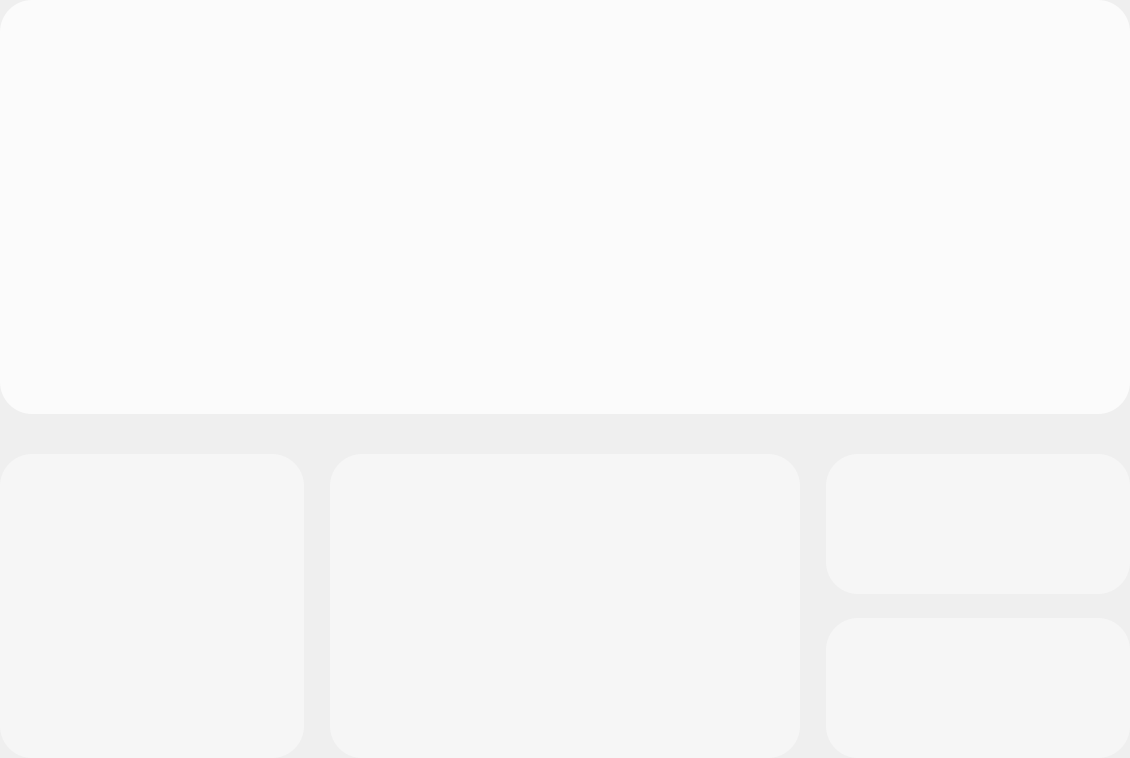
<?xml version="1.0" encoding="UTF-8"?>
<ui version="4.0">
 <class>FrameLight</class>
 <widget class="QFrame" name="FrameLight">
  <property name="geometry">
   <rect>
    <x>0</x>
    <y>0</y>
    <width>1130</width>
    <height>758</height>
   </rect>
  </property>
  <property name="windowTitle">
   <string>Frame</string>
  </property>
  <property name="styleSheet">
   <string notr="true">#frameT{background-color: #FBFBFB;border-radius:32px;}

#frameLEDBright,#frameLEDSpeed,#frameLEDColor,#frameLEDMode{background-color: #F6F6F6;border-radius:32px;}</string>
  </property>
  <property name="lineWidth">
   <number>0</number>
  </property>
  <layout class="QVBoxLayout" name="verticalLayout" stretch="1,0">
   <property name="spacing">
    <number>24</number>
   </property>
   <property name="leftMargin">
    <number>0</number>
   </property>
   <property name="topMargin">
    <number>0</number>
   </property>
   <property name="rightMargin">
    <number>0</number>
   </property>
   <property name="bottomMargin">
    <number>0</number>
   </property>
   <item alignment="Qt::AlignmentFlag::AlignTop">
    <widget class="QFrame" name="frameT">
     <property name="minimumSize">
      <size>
       <width>0</width>
       <height>414</height>
      </size>
     </property>
     <property name="maximumSize">
      <size>
       <width>16777215</width>
       <height>414</height>
      </size>
     </property>
     <property name="styleSheet">
      <string notr="true"/>
     </property>
     <property name="frameShape">
      <enum>QFrame::Shape::NoFrame</enum>
     </property>
     <property name="frameShadow">
      <enum>QFrame::Shadow::Plain</enum>
     </property>
     <property name="lineWidth">
      <number>0</number>
     </property>
     <layout class="QVBoxLayout" name="verticalLayout_2">
      <property name="topMargin">
       <number>15</number>
      </property>
      <property name="bottomMargin">
       <number>10</number>
      </property>
      <item alignment="Qt::AlignmentFlag::AlignHCenter|Qt::AlignmentFlag::AlignTop">
       <widget class="ModuleKeyboard" name="frameKeyboard">
        <property name="frameShape">
         <enum>QFrame::Shape::StyledPanel</enum>
        </property>
        <property name="frameShadow">
         <enum>QFrame::Shadow::Raised</enum>
        </property>
       </widget>
      </item>
     </layout>
    </widget>
   </item>
   <item alignment="Qt::AlignmentFlag::AlignBottom">
    <widget class="QFrame" name="frameB">
     <property name="frameShape">
      <enum>QFrame::Shape::NoFrame</enum>
     </property>
     <property name="frameShadow">
      <enum>QFrame::Shadow::Plain</enum>
     </property>
     <property name="lineWidth">
      <number>0</number>
     </property>
     <layout class="QHBoxLayout" name="horizontalLayout_2" stretch="1,2,1">
      <property name="spacing">
       <number>24</number>
      </property>
      <property name="leftMargin">
       <number>0</number>
      </property>
      <property name="topMargin">
       <number>0</number>
      </property>
      <property name="rightMargin">
       <number>0</number>
      </property>
      <property name="bottomMargin">
       <number>0</number>
      </property>
      <item alignment="Qt::AlignmentFlag::AlignLeft">
       <widget class="ModuleEfMode" name="frameLEDMode">
        <property name="minimumSize">
         <size>
          <width>304</width>
          <height>304</height>
         </size>
        </property>
        <property name="maximumSize">
         <size>
          <width>304</width>
          <height>304</height>
         </size>
        </property>
        <property name="styleSheet">
         <string notr="true"/>
        </property>
        <property name="frameShape">
         <enum>QFrame::Shape::StyledPanel</enum>
        </property>
        <property name="frameShadow">
         <enum>QFrame::Shadow::Raised</enum>
        </property>
       </widget>
      </item>
      <item alignment="Qt::AlignmentFlag::AlignHCenter">
       <widget class="ModuleEfColor" name="frameLEDColor">
        <property name="minimumSize">
         <size>
          <width>470</width>
          <height>0</height>
         </size>
        </property>
        <property name="styleSheet">
         <string notr="true"/>
        </property>
        <property name="frameShape">
         <enum>QFrame::Shape::StyledPanel</enum>
        </property>
        <property name="frameShadow">
         <enum>QFrame::Shadow::Raised</enum>
        </property>
       </widget>
      </item>
      <item alignment="Qt::AlignmentFlag::AlignRight">
       <widget class="QFrame" name="frameBR">
        <property name="lineWidth">
         <number>0</number>
        </property>
        <layout class="QVBoxLayout" name="verticalLayoutB_2">
         <property name="spacing">
          <number>24</number>
         </property>
         <property name="leftMargin">
          <number>0</number>
         </property>
         <property name="topMargin">
          <number>0</number>
         </property>
         <property name="rightMargin">
          <number>0</number>
         </property>
         <property name="bottomMargin">
          <number>0</number>
         </property>
         <item alignment="Qt::AlignmentFlag::AlignRight">
          <widget class="ModuleEfLumi" name="frameLEDBright">
           <property name="minimumSize">
            <size>
             <width>304</width>
             <height>140</height>
            </size>
           </property>
           <property name="maximumSize">
            <size>
             <width>304</width>
             <height>140</height>
            </size>
           </property>
           <property name="styleSheet">
            <string notr="true"/>
           </property>
           <property name="frameShape">
            <enum>QFrame::Shape::StyledPanel</enum>
           </property>
           <property name="frameShadow">
            <enum>QFrame::Shadow::Raised</enum>
           </property>
          </widget>
         </item>
         <item alignment="Qt::AlignmentFlag::AlignRight">
          <widget class="ModuleEfSpeed" name="frameLEDSpeed">
           <property name="minimumSize">
            <size>
             <width>304</width>
             <height>140</height>
            </size>
           </property>
           <property name="maximumSize">
            <size>
             <width>304</width>
             <height>140</height>
            </size>
           </property>
           <property name="styleSheet">
            <string notr="true"/>
           </property>
           <property name="frameShape">
            <enum>QFrame::Shape::StyledPanel</enum>
           </property>
           <property name="frameShadow">
            <enum>QFrame::Shadow::Raised</enum>
           </property>
          </widget>
         </item>
        </layout>
       </widget>
      </item>
     </layout>
    </widget>
   </item>
  </layout>
 </widget>
 <customwidgets>
  <customwidget>
   <class>ModuleKeyboard</class>
   <extends>QFrame</extends>
   <header>modulekeyboard.h</header>
   <container>1</container>
  </customwidget>
  <customwidget>
   <class>ModuleEfMode</class>
   <extends>QFrame</extends>
   <header location="global">moduleefmode.h</header>
   <container>1</container>
  </customwidget>
  <customwidget>
   <class>ModuleEfColor</class>
   <extends>QFrame</extends>
   <header>moduleefcolor.h</header>
   <container>1</container>
  </customwidget>
  <customwidget>
   <class>ModuleEfLumi</class>
   <extends>QFrame</extends>
   <header>moduleeflumi.h</header>
   <container>1</container>
  </customwidget>
  <customwidget>
   <class>ModuleEfSpeed</class>
   <extends>QFrame</extends>
   <header>moduleefspeed.h</header>
   <container>1</container>
  </customwidget>
 </customwidgets>
 <resources/>
 <connections/>
</ui>
